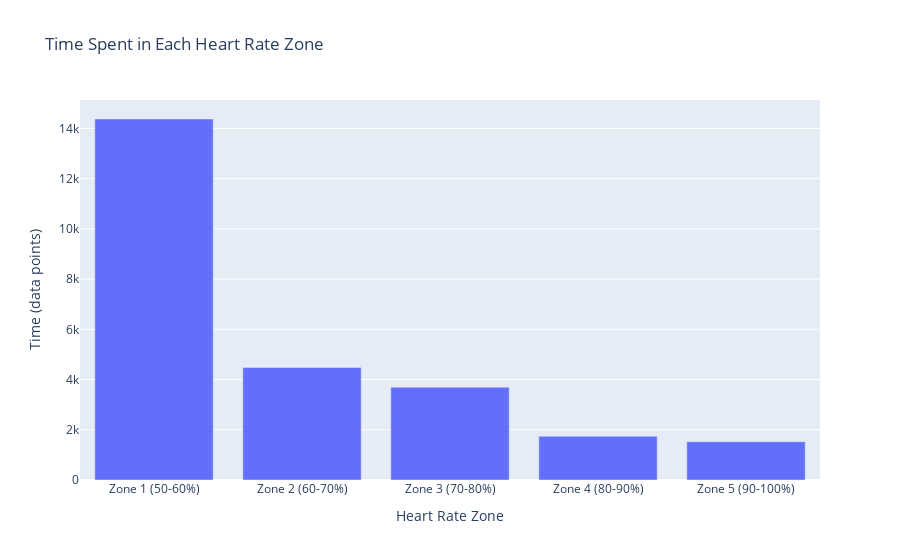

The cell this chart's notebook holds for it:
### Code cell
# Define your age (needed to calculate maximum heart rate)
age = 27  # Replace with your actual age
max_heart_rate = 220 - age

# Define heart rate zones
df_heart_rate['zone'] = pd.cut(df_heart_rate['value'], 
                               bins=[0, 0.6 * max_heart_rate, 0.7 * max_heart_rate, 0.8 * max_heart_rate, 0.9 * max_heart_rate, max_heart_rate],
                               labels=['Zone 1 (50-60%)', 'Zone 2 (60-70%)', 'Zone 3 (70-80%)', 'Zone 4 (80-90%)', 'Zone 5 (90-100%)'])

# Count time spent in each heart rate zone
zone_counts = df_heart_rate['zone'].value_counts().sort_index()

# Visualize time spent in each heart rate zone
fig_zones = px.bar(zone_counts, x=zone_counts.index, y=zone_counts.values, title='Time Spent in Each Heart Rate Zone',
                   labels={'y': 'Time (in data points)', 'zone': 'Heart Rate Zone'})
fig_zones.update_layout(yaxis_title='Time (data points)', xaxis_title='Heart Rate Zone')
fig_zones.show()

### Figure 1 — Plotly figure (JSON) as saved in the notebook; plotly's stock layout.template omitted (floating-point values rounded to 4 significant figures)
{"data": [{"alignmentgroup": "True", "hovertemplate": "index=%{x}<br>Time (in data points)=%{y}<extra></extra>", "legendgroup": "", "marker": {"color": "#636efa", "pattern": {"shape": ""}}, "name": "", "offsetgroup": "", "orientation": "v", "showlegend": false, "textposition": "auto", "type": "bar", "x": ["Zone 1 (50-60%)", "Zone 2 (60-70%)", "Zone 3 (70-80%)", "Zone 4 (80-90%)", "Zone 5 (90-100%)"], "xaxis": "x", "y": [14378, 4484, 3694, 1741, 1524], "yaxis": "y"}], "layout": {"barmode": "relative", "legend": {"tracegroupgap": 0}, "title": {"text": "Time Spent in Each Heart Rate Zone"}, "xaxis": {"anchor": "y", "domain": [0, 1], "title": {"text": "Heart Rate Zone"}}, "yaxis": {"anchor": "x", "domain": [0, 1], "title": {"text": "Time (data points)"}}}}
